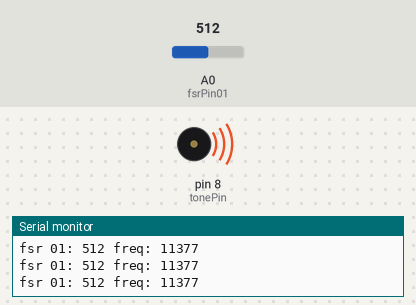
The sketch below on a simulated Arduino Uno, built with avr-gcc and run on an emulated ATmega328P. Parts: buzzer (waves = sounding), the last lines printed to the serial monitor. Inputs (shaded band) come from the test bench; at power-on: A0 (fsrPin01) = 512.

Above: at 1.25 s.
1.3 s: A0 (fsrPin01) set to 0
At 1.8 s:
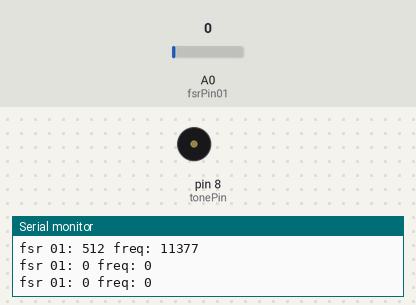
2.8 s: A0 (fsrPin01) set to 122
At 2.95 s:
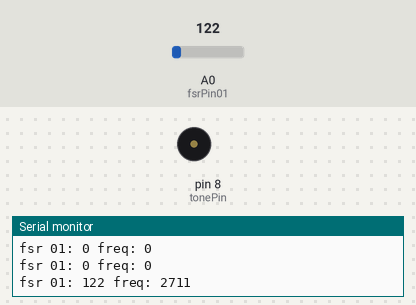
Timing chart, 0 to 11.8 s (numbered marks = the images above; inputs shaded):
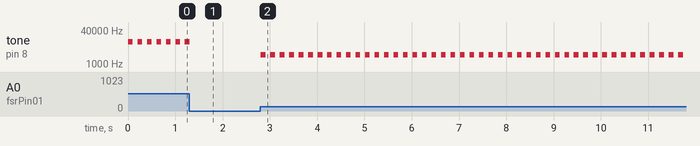

Measured:
- after the input at 1.3 s, tone on pin 8 (tonePin): goes on until 1.3 s, then stays silent
- after the input at 2.8 s, tone on pin 8 (tonePin): alternates 2711 Hz for 0.10 s and silent for 0.10 s, starting at once
- by itself, tone on pin 8 (tonePin): alternates 11377 Hz for 0.10 s and silent for 0.10 s

The sketch:

fsrToPiezoBuzzer.ino
```cpp
/*
  This code reads the values from an FSR. Based off of this, the frequency of the piezo
  buzzer's tone changes. The harder you press, the higher the frequency, until you can't
  really hear it anymore.
*/

// ----- GLOBAL VARIABLES  ----- //
const int tonePin = 8; // pin that the piezo buzzer is connected to
const int duration = 100; // duration of the beeping of the piezo buzzer
const int fsrPin01 = A0; // pin that the FSR is connected to

int fsrValue01; // to store the reading taken from the FSR

// ----- SETUP  ----- //
void setup() {
  // begin serial monitor
  Serial.begin(9600);
}

// ----- MAIN LOOP  ----- //
void loop() {
  // read the FSR and map it to the desired frequency range
  fsrValue01 = analogRead(fsrPin01);
  // the mapping is from 0-900 because its readings are logarithmic and
  // saturate at a certain point
  int mappedFSRValue01 = map(fsrValue01, 0, 900, 0, 20000);
  int constrainedFSRValue01 = constrain(mappedFSRValue01, 0, 20000);

  // depict the FSR readings and frequencies in the serial monitor
  Serial.print("fsr 01: ");
  Serial.print(fsrValue01);
  Serial.print(" freq: ");
  Serial.println(constrainedFSRValue01);

  // make the piezo buzz
  tone(tonePin, constrainedFSRValue01, duration);

  // to make a beeping effect
  delay(duration*2);
}
```
